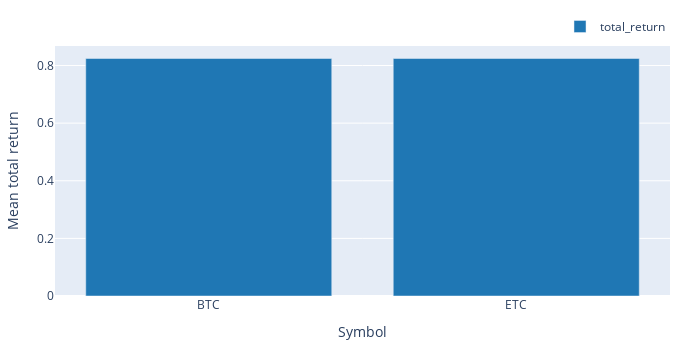

Notebook code for this chart:
### Code cell
# vectorbt example
import os
import json
import ccxt
import pandas as pd
import pdb
import vectorbt as vbt
ohlc_df = pd.read_csv('..//data//Gate.io_ETC_swap_1d.csv',index_col=0,parse_dates=True)  # 表格列名：datetime,open,hight,low,volume
price =ohlc_df.close
btc_price = pd.read_csv('..//data//Gate.io_ETC_swap_1d.csv',index_col=0,parse_dates=True).close
price = btc_price.vbt.concat(price,    keys=pd.Index(['BTC', 'ETC'], name='symbol'))
# Multiple strategy instances: (10, 30) and (20, 30)    多个策略的实例
fast_ma = vbt.MA.run(price, [10, 20], short_name='fast')
slow_ma = vbt.MA.run(price, [30, 30], short_name='slow')
# fast_ma = vbt.MA.run(price, 10, short_name='fast')
# slow_ma = vbt.MA.run(price, 20, short_name='slow')
entries = fast_ma.ma_crossed_above(slow_ma)
exits = fast_ma.ma_crossed_below(slow_ma) 
pf = vbt.Portfolio.from_signals(price, entries, exits, direction='both')  # 根据参数创建投资组合对象 longonly  shortonly
print(pf.total_return())   # 
# print(pf.trades.records_readable)  # 打印每笔交易盈亏明细
# print(pf.orders.records_readable)    # 打印交易信号
# print(entries.value_counts())    # 打印入场信号数量
# pf.trades.plot().show()    # 绘制交易信号图
# print(pf.stats())
# 绘制交易信号图和快慢双均线
pdb.set_trace()
mean_return = pf.total_return().groupby('symbol').mean()
mean_return.vbt.barplot(xaxis_title='Symbol', yaxis_title='Mean total return').show()
pdb.set_trace()

    
fig = pf.trades.plot()

# 添加快慢均线到图中
fig.add_scatter(x=price.index, y=fast_ma.ma, mode='lines', name='Fast MA (7)')
fig.add_scatter(x=price.index, y=slow_ma.ma, mode='lines', name='Slow MA (26)')

# 显示图表
fig.show()
fig = pf.orders.plot(width=1000)  #绘制下单信号图示
pdb.set_trace()
entries

### Figure 1 — Plotly figure (JSON) as saved in the notebook; plotly's stock layout.template omitted (floating-point values rounded to 4 significant figures)
{"data": [{"name": "total_return", "showlegend": true, "type": "bar", "uid": "64a1c58a-4f51-4e50-86e5-542d1722ba06", "x": ["BTC", "ETC"], "y": [0.8244, 0.8244]}], "layout": {"height": 350, "legend": {"orientation": "h", "traceorder": "normal", "x": 1, "xanchor": "right", "y": 1.02, "yanchor": "bottom"}, "margin": {"b": 30, "l": 30, "r": 30, "t": 30}, "width": 700, "xaxis": {"title": {"text": "Symbol"}}, "yaxis": {"title": {"text": "Mean total return"}}}}
